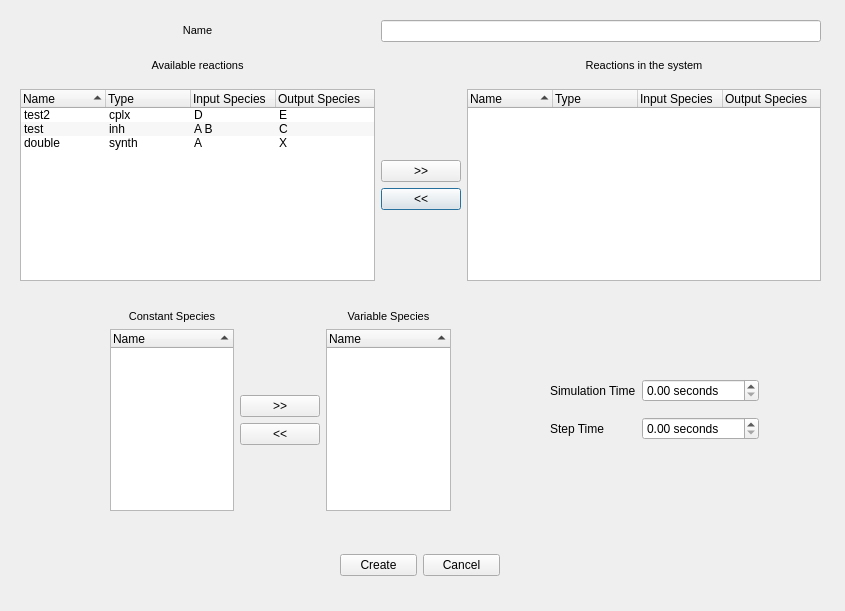
<?xml version="1.0" encoding="UTF-8"?>
<ui version="4.0">
 <class>systemDialog</class>
 <widget class="QDialog" name="systemDialog">
  <property name="geometry">
   <rect>
    <x>0</x>
    <y>0</y>
    <width>845</width>
    <height>611</height>
   </rect>
  </property>
  <property name="windowTitle">
   <string>System Creation</string>
  </property>
  <property name="windowIcon">
   <iconset>
    <normaloff>bio2012.ico</normaloff>bio2012.ico</iconset>
  </property>
  <widget class="QWidget" name="gridLayoutWidget">
   <property name="geometry">
    <rect>
     <x>20</x>
     <y>20</y>
     <width>801</width>
     <height>261</height>
    </rect>
   </property>
   <layout class="QGridLayout" name="speciesToComplex_selectionGrid">
    <item row="0" column="0">
     <widget class="QLabel" name="label_3">
      <property name="text">
       <string>&lt;!DOCTYPE HTML PUBLIC &quot;-//W3C//DTD HTML 4.0//EN&quot; &quot;http://www.w3.org/TR/REC-html40/strict.dtd&quot;&gt;
&lt;html&gt;&lt;head&gt;&lt;meta name=&quot;qrichtext&quot; content=&quot;1&quot; /&gt;&lt;style type=&quot;text/css&quot;&gt;
p, li { white-space: pre-wrap; }
&lt;/style&gt;&lt;/head&gt;&lt;body style=&quot; font-family:'MS Shell Dlg 2'; font-size:8.25pt; font-weight:400; font-style:normal;&quot;&gt;
&lt;p align=&quot;center&quot; style=&quot; margin-top:0px; margin-bottom:0px; margin-left:0px; margin-right:0px; -qt-block-indent:0; text-indent:0px;&quot;&gt;&lt;span style=&quot; font-size:8pt;&quot;&gt;Name&lt;/span&gt;&lt;/p&gt;&lt;/body&gt;&lt;/html&gt;</string>
      </property>
     </widget>
    </item>
    <item row="0" column="1" colspan="2">
     <widget class="QLineEdit" name="system_name"/>
    </item>
    <item row="1" column="2">
     <widget class="QLabel" name="label">
      <property name="text">
       <string>&lt;!DOCTYPE HTML PUBLIC &quot;-//W3C//DTD HTML 4.0//EN&quot; &quot;http://www.w3.org/TR/REC-html40/strict.dtd&quot;&gt;
&lt;html&gt;&lt;head&gt;&lt;meta name=&quot;qrichtext&quot; content=&quot;1&quot; /&gt;&lt;style type=&quot;text/css&quot;&gt;
p, li { white-space: pre-wrap; }
&lt;/style&gt;&lt;/head&gt;&lt;body style=&quot; font-family:'MS Shell Dlg 2'; font-size:8.25pt; font-weight:400; font-style:normal;&quot;&gt;
&lt;p align=&quot;center&quot; style=&quot; margin-top:0px; margin-bottom:0px; margin-left:0px; margin-right:0px; -qt-block-indent:0; text-indent:0px;&quot;&gt;&lt;span style=&quot; font-size:8pt;&quot;&gt;Reactions in the system&lt;/span&gt;&lt;/p&gt;&lt;/body&gt;&lt;/html&gt;</string>
      </property>
     </widget>
    </item>
    <item row="1" column="0">
     <widget class="QLabel" name="label_4">
      <property name="text">
       <string>&lt;!DOCTYPE HTML PUBLIC &quot;-//W3C//DTD HTML 4.0//EN&quot; &quot;http://www.w3.org/TR/REC-html40/strict.dtd&quot;&gt;
&lt;html&gt;&lt;head&gt;&lt;meta name=&quot;qrichtext&quot; content=&quot;1&quot; /&gt;&lt;style type=&quot;text/css&quot;&gt;
p, li { white-space: pre-wrap; }
&lt;/style&gt;&lt;/head&gt;&lt;body style=&quot; font-family:'MS Shell Dlg 2'; font-size:8.25pt; font-weight:400; font-style:normal;&quot;&gt;
&lt;p align=&quot;center&quot; style=&quot; margin-top:0px; margin-bottom:0px; margin-left:0px; margin-right:0px; -qt-block-indent:0; text-indent:0px;&quot;&gt;&lt;span style=&quot; font-size:8pt;&quot;&gt;Available reactions&lt;/span&gt;&lt;/p&gt;&lt;/body&gt;&lt;/html&gt;</string>
      </property>
     </widget>
    </item>
    <item row="2" column="0" rowspan="4">
     <widget class="QTreeWidget" name="list_reactions_available">
      <property name="horizontalScrollBarPolicy">
       <enum>Qt::ScrollBarAlwaysOff</enum>
      </property>
      <property name="autoScroll">
       <bool>false</bool>
      </property>
      <property name="alternatingRowColors">
       <bool>true</bool>
      </property>
      <property name="horizontalScrollMode">
       <enum>QAbstractItemView::ScrollPerItem</enum>
      </property>
      <property name="rootIsDecorated">
       <bool>false</bool>
      </property>
      <property name="itemsExpandable">
       <bool>false</bool>
      </property>
      <property name="sortingEnabled">
       <bool>true</bool>
      </property>
      <property name="allColumnsShowFocus">
       <bool>false</bool>
      </property>
      <property name="headerHidden">
       <bool>false</bool>
      </property>
      <property name="expandsOnDoubleClick">
       <bool>false</bool>
      </property>
      <attribute name="headerVisible">
       <bool>true</bool>
      </attribute>
      <attribute name="headerCascadingSectionResizes">
       <bool>false</bool>
      </attribute>
      <attribute name="headerDefaultSectionSize">
       <number>85</number>
      </attribute>
      <attribute name="headerHighlightSections">
       <bool>false</bool>
      </attribute>
      <attribute name="headerMinimumSectionSize">
       <number>25</number>
      </attribute>
      <column>
       <property name="text">
        <string>Name</string>
       </property>
      </column>
      <column>
       <property name="text">
        <string>Type</string>
       </property>
      </column>
      <column>
       <property name="text">
        <string>Input Species</string>
       </property>
      </column>
      <column>
       <property name="text">
        <string>Output Species</string>
       </property>
      </column>
      <item>
       <property name="text">
        <string>test2</string>
       </property>
       <property name="text">
        <string>cplx</string>
       </property>
       <property name="text">
        <string>D</string>
       </property>
       <property name="text">
        <string>E</string>
       </property>
      </item>
      <item>
       <property name="text">
        <string>test</string>
       </property>
       <property name="text">
        <string>inh</string>
       </property>
       <property name="text">
        <string>A B</string>
       </property>
       <property name="text">
        <string>C</string>
       </property>
      </item>
      <item>
       <property name="text">
        <string>double</string>
       </property>
       <property name="text">
        <string>synth</string>
       </property>
       <property name="text">
        <string>A</string>
       </property>
       <property name="text">
        <string>X</string>
       </property>
      </item>
     </widget>
    </item>
    <item row="2" column="2" rowspan="4">
     <widget class="QTreeWidget" name="list_reactions_in_system">
      <property name="horizontalScrollBarPolicy">
       <enum>Qt::ScrollBarAlwaysOff</enum>
      </property>
      <property name="autoScroll">
       <bool>false</bool>
      </property>
      <property name="alternatingRowColors">
       <bool>true</bool>
      </property>
      <property name="horizontalScrollMode">
       <enum>QAbstractItemView::ScrollPerItem</enum>
      </property>
      <property name="rootIsDecorated">
       <bool>false</bool>
      </property>
      <property name="itemsExpandable">
       <bool>false</bool>
      </property>
      <property name="sortingEnabled">
       <bool>true</bool>
      </property>
      <property name="allColumnsShowFocus">
       <bool>false</bool>
      </property>
      <property name="headerHidden">
       <bool>false</bool>
      </property>
      <property name="expandsOnDoubleClick">
       <bool>false</bool>
      </property>
      <attribute name="headerVisible">
       <bool>true</bool>
      </attribute>
      <attribute name="headerCascadingSectionResizes">
       <bool>false</bool>
      </attribute>
      <attribute name="headerDefaultSectionSize">
       <number>85</number>
      </attribute>
      <attribute name="headerHighlightSections">
       <bool>false</bool>
      </attribute>
      <attribute name="headerMinimumSectionSize">
       <number>25</number>
      </attribute>
      <column>
       <property name="text">
        <string>Name</string>
       </property>
      </column>
      <column>
       <property name="text">
        <string>Type</string>
       </property>
      </column>
      <column>
       <property name="text">
        <string>Input Species</string>
       </property>
      </column>
      <column>
       <property name="text">
        <string>Output Species</string>
       </property>
      </column>
     </widget>
    </item>
    <item row="4" column="1">
     <widget class="QPushButton" name="button_remove">
      <property name="text">
       <string>&lt;&lt;</string>
      </property>
     </widget>
    </item>
    <item row="3" column="1">
     <widget class="QPushButton" name="button_add">
      <property name="text">
       <string>&gt;&gt;</string>
      </property>
     </widget>
    </item>
   </layout>
  </widget>
  <widget class="QWidget" name="horizontalLayoutWidget">
   <property name="geometry">
    <rect>
     <x>340</x>
     <y>540</y>
     <width>160</width>
     <height>51</height>
    </rect>
   </property>
   <layout class="QHBoxLayout" name="horizontalLayout">
    <item>
     <widget class="QPushButton" name="button_create_system">
      <property name="text">
       <string>Create</string>
      </property>
     </widget>
    </item>
    <item>
     <widget class="QPushButton" name="button_cancel">
      <property name="text">
       <string>Cancel</string>
      </property>
     </widget>
    </item>
   </layout>
  </widget>
  <widget class="QWidget" name="gridLayoutWidget_2">
   <property name="geometry">
    <rect>
     <x>110</x>
     <y>310</y>
     <width>341</width>
     <height>201</height>
    </rect>
   </property>
   <layout class="QGridLayout" name="speciesToVar">
    <item row="1" column="0" rowspan="4">
     <widget class="QTreeWidget" name="list_constant_species">
      <property name="horizontalScrollBarPolicy">
       <enum>Qt::ScrollBarAlwaysOff</enum>
      </property>
      <property name="autoScroll">
       <bool>false</bool>
      </property>
      <property name="alternatingRowColors">
       <bool>true</bool>
      </property>
      <property name="horizontalScrollMode">
       <enum>QAbstractItemView::ScrollPerItem</enum>
      </property>
      <property name="rootIsDecorated">
       <bool>false</bool>
      </property>
      <property name="itemsExpandable">
       <bool>false</bool>
      </property>
      <property name="sortingEnabled">
       <bool>true</bool>
      </property>
      <property name="allColumnsShowFocus">
       <bool>false</bool>
      </property>
      <property name="headerHidden">
       <bool>false</bool>
      </property>
      <property name="expandsOnDoubleClick">
       <bool>false</bool>
      </property>
      <attribute name="headerVisible">
       <bool>true</bool>
      </attribute>
      <attribute name="headerCascadingSectionResizes">
       <bool>false</bool>
      </attribute>
      <attribute name="headerDefaultSectionSize">
       <number>85</number>
      </attribute>
      <attribute name="headerHighlightSections">
       <bool>false</bool>
      </attribute>
      <attribute name="headerMinimumSectionSize">
       <number>25</number>
      </attribute>
      <column>
       <property name="text">
        <string>Name</string>
       </property>
      </column>
     </widget>
    </item>
    <item row="3" column="1">
     <widget class="QPushButton" name="button_remove_specie">
      <property name="text">
       <string>&lt;&lt;</string>
      </property>
     </widget>
    </item>
    <item row="2" column="1">
     <widget class="QPushButton" name="button_add_specie">
      <property name="text">
       <string>&gt;&gt;</string>
      </property>
     </widget>
    </item>
    <item row="0" column="0">
     <widget class="QLabel" name="label_5">
      <property name="text">
       <string>&lt;!DOCTYPE HTML PUBLIC &quot;-//W3C//DTD HTML 4.0//EN&quot; &quot;http://www.w3.org/TR/REC-html40/strict.dtd&quot;&gt;
&lt;html&gt;&lt;head&gt;&lt;meta name=&quot;qrichtext&quot; content=&quot;1&quot; /&gt;&lt;style type=&quot;text/css&quot;&gt;
p, li { white-space: pre-wrap; }
&lt;/style&gt;&lt;/head&gt;&lt;body style=&quot; font-family:'MS Shell Dlg 2'; font-size:8.25pt; font-weight:400; font-style:normal;&quot;&gt;
&lt;p align=&quot;center&quot; style=&quot; margin-top:0px; margin-bottom:0px; margin-left:0px; margin-right:0px; -qt-block-indent:0; text-indent:0px;&quot;&gt;&lt;span style=&quot; font-size:8pt;&quot;&gt;Constant Species&lt;/span&gt;&lt;/p&gt;&lt;/body&gt;&lt;/html&gt;</string>
      </property>
     </widget>
    </item>
    <item row="0" column="2">
     <widget class="QLabel" name="label_6">
      <property name="text">
       <string>&lt;!DOCTYPE HTML PUBLIC &quot;-//W3C//DTD HTML 4.0//EN&quot; &quot;http://www.w3.org/TR/REC-html40/strict.dtd&quot;&gt;
&lt;html&gt;&lt;head&gt;&lt;meta name=&quot;qrichtext&quot; content=&quot;1&quot; /&gt;&lt;style type=&quot;text/css&quot;&gt;
p, li { white-space: pre-wrap; }
&lt;/style&gt;&lt;/head&gt;&lt;body style=&quot; font-family:'MS Shell Dlg 2'; font-size:8.25pt; font-weight:400; font-style:normal;&quot;&gt;
&lt;p align=&quot;center&quot; style=&quot; margin-top:0px; margin-bottom:0px; margin-left:0px; margin-right:0px; -qt-block-indent:0; text-indent:0px;&quot;&gt;&lt;span style=&quot; font-size:8pt;&quot;&gt;Variable Species&lt;/span&gt;&lt;/p&gt;&lt;/body&gt;&lt;/html&gt;</string>
      </property>
     </widget>
    </item>
    <item row="1" column="2" rowspan="4">
     <widget class="QTreeWidget" name="list_variable_species">
      <property name="horizontalScrollBarPolicy">
       <enum>Qt::ScrollBarAlwaysOff</enum>
      </property>
      <property name="autoScroll">
       <bool>false</bool>
      </property>
      <property name="alternatingRowColors">
       <bool>true</bool>
      </property>
      <property name="horizontalScrollMode">
       <enum>QAbstractItemView::ScrollPerItem</enum>
      </property>
      <property name="rootIsDecorated">
       <bool>false</bool>
      </property>
      <property name="itemsExpandable">
       <bool>false</bool>
      </property>
      <property name="sortingEnabled">
       <bool>true</bool>
      </property>
      <property name="allColumnsShowFocus">
       <bool>false</bool>
      </property>
      <property name="headerHidden">
       <bool>false</bool>
      </property>
      <property name="expandsOnDoubleClick">
       <bool>false</bool>
      </property>
      <attribute name="headerVisible">
       <bool>true</bool>
      </attribute>
      <attribute name="headerCascadingSectionResizes">
       <bool>false</bool>
      </attribute>
      <attribute name="headerDefaultSectionSize">
       <number>85</number>
      </attribute>
      <attribute name="headerHighlightSections">
       <bool>false</bool>
      </attribute>
      <attribute name="headerMinimumSectionSize">
       <number>25</number>
      </attribute>
      <column>
       <property name="text">
        <string>Name</string>
       </property>
      </column>
     </widget>
    </item>
   </layout>
  </widget>
  <widget class="QWidget" name="gridLayoutWidget_3">
   <property name="geometry">
    <rect>
     <x>550</x>
     <y>370</y>
     <width>209</width>
     <height>80</height>
    </rect>
   </property>
   <layout class="QGridLayout" name="gridLayout_2">
    <item row="1" column="1">
     <widget class="QDoubleSpinBox" name="stepSimBox">
      <property name="suffix">
       <string> seconds</string>
      </property>
      <property name="maximum">
       <double>10000.000000000000000</double>
      </property>
      <property name="singleStep">
       <double>0.100000000000000</double>
      </property>
     </widget>
    </item>
    <item row="0" column="0">
     <widget class="QLabel" name="label_2">
      <property name="text">
       <string>Simulation Time</string>
      </property>
     </widget>
    </item>
    <item row="1" column="0">
     <widget class="QLabel" name="label_7">
      <property name="text">
       <string>Step Time</string>
      </property>
     </widget>
    </item>
    <item row="0" column="1">
     <widget class="QDoubleSpinBox" name="endSimBox">
      <property name="suffix">
       <string> seconds</string>
      </property>
      <property name="decimals">
       <number>2</number>
      </property>
      <property name="maximum">
       <double>10000.000000000000000</double>
      </property>
      <property name="singleStep">
       <double>0.100000000000000</double>
      </property>
     </widget>
    </item>
   </layout>
  </widget>
  <zorder>gridLayoutWidget</zorder>
  <zorder>horizontalLayoutWidget</zorder>
  <zorder>gridLayoutWidget_2</zorder>
  <zorder>gridLayoutWidget_3</zorder>
  <zorder>endSimBox</zorder>
 </widget>
 <resources/>
 <connections/>
</ui>
